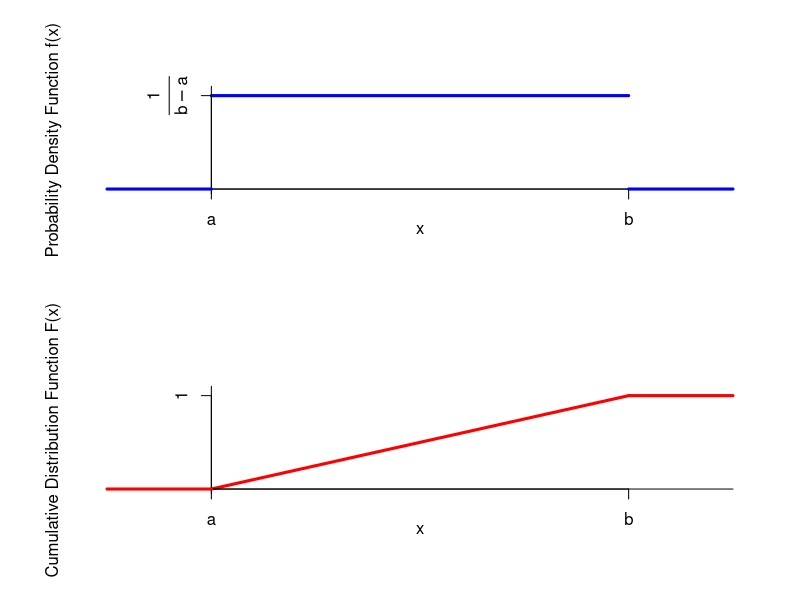

R code for this plot:
## ---- chunk 1
par(mfrow=c(2, 1), mgp=c(1, 1, 0))

t <- seq(0, 2, by=0.1)
plot(t, rep(1, length(t)), type="l", lwd=3, col="blue", 
     xaxt="n", yaxt="n", bty="n",
     xlab="x", ylab="Probability Density Function f(x)", 
     xlim=c(-0.5, 2.5), ylim=c(-0.05, 1.1))
axis(1, pos=0, at=c(0, 2), labels=c("a", "b"))
axis(2, pos=0, at=c(0, 1), labels=c("", expression(frac(1, b - a))))
lines(c(-0.5, 2.5), c(0, 0))
lines(c(0, 0), c(-0.05, 1.1))
lines(c(-0.5, 0), c(0, 0), lwd=3, col="blue")
lines(c(2, 2.5), c(0, 0), lwd=3, col="blue")

plot(t, t / 2, type="l", lwd=3, col="red",
     xaxt="n", yaxt="n", bty="n",
     xlab="x", ylab="Cumulative Distribution Function F(x)", 
     xlim=c(-0.5, 2.5), ylim=c(-0.05, 1.1))
axis(1, pos=0, at=c(0, 2), labels=c("a", "b"))
axis(2, pos=0, at=c(0, 1), labels=c("", 1))
lines(c(-0.5, 2.5), c(0, 0))
lines(c(0, 0), c(-0.05, 1.1))
lines(c(-0.5, 0), c(0, 0), lwd=3, col="red")
lines(c(2, 2.5), c(1, 1), lwd=3, col="red")
